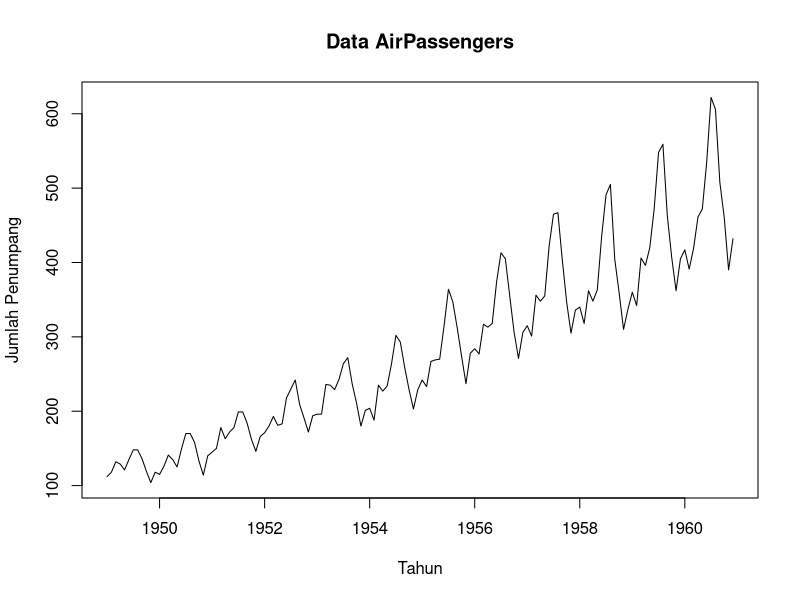
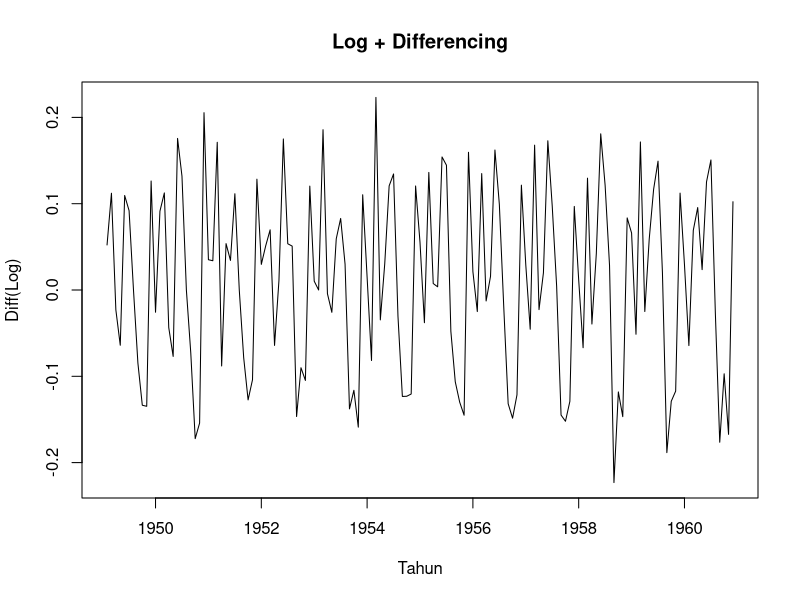
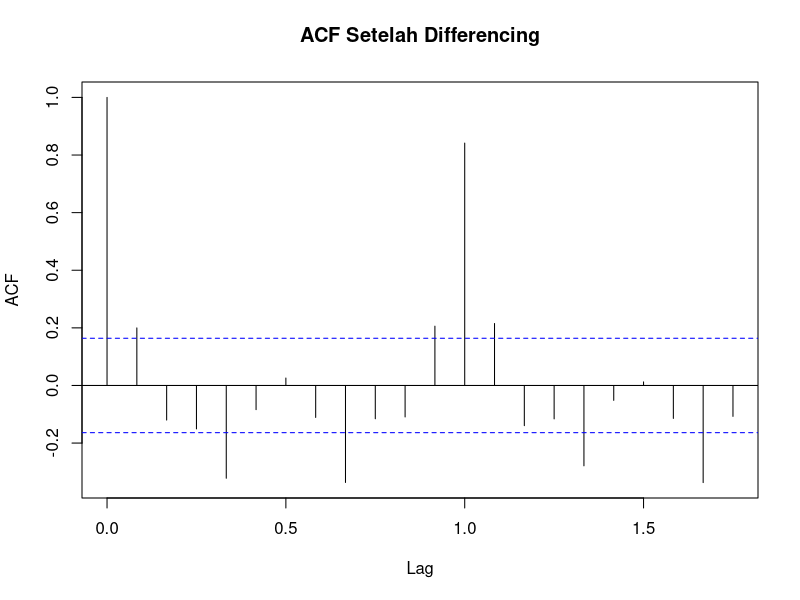
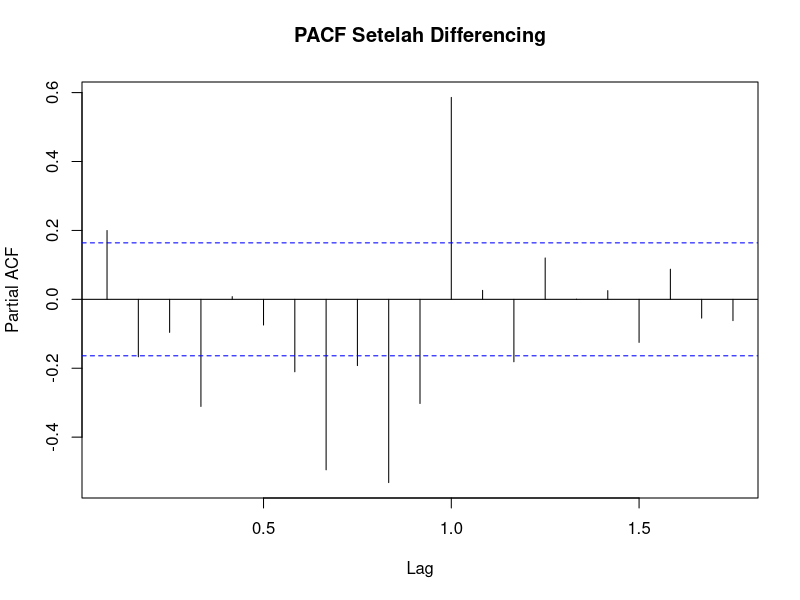
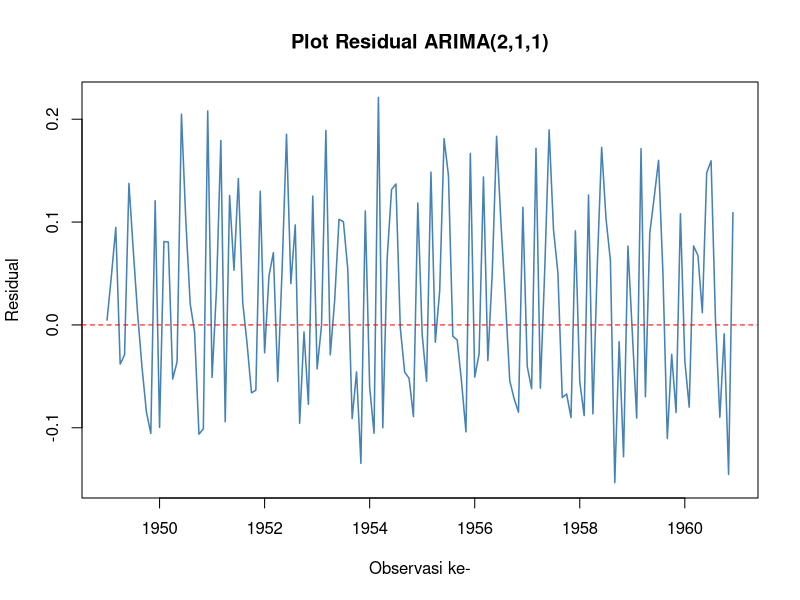
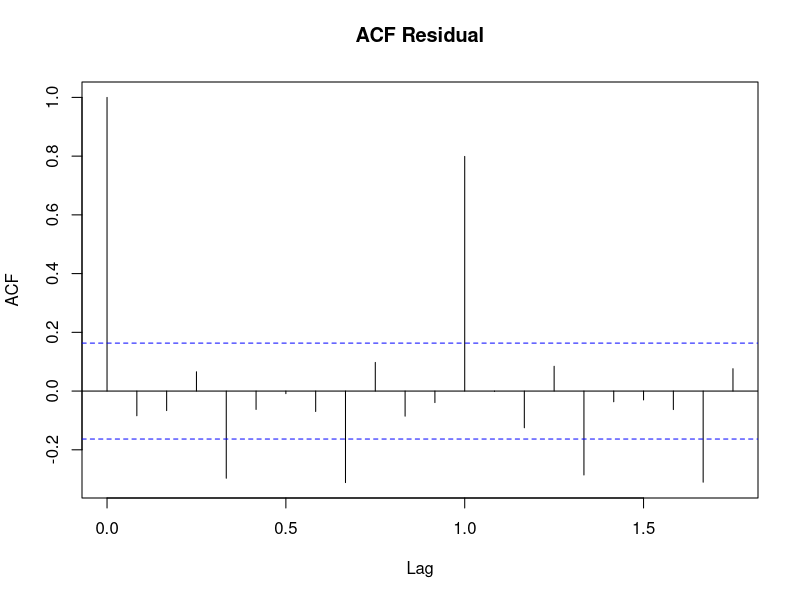
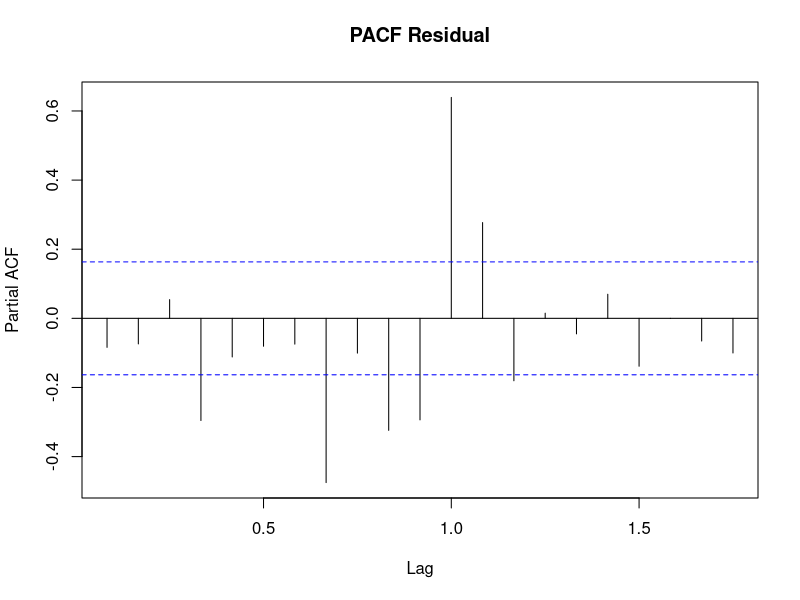
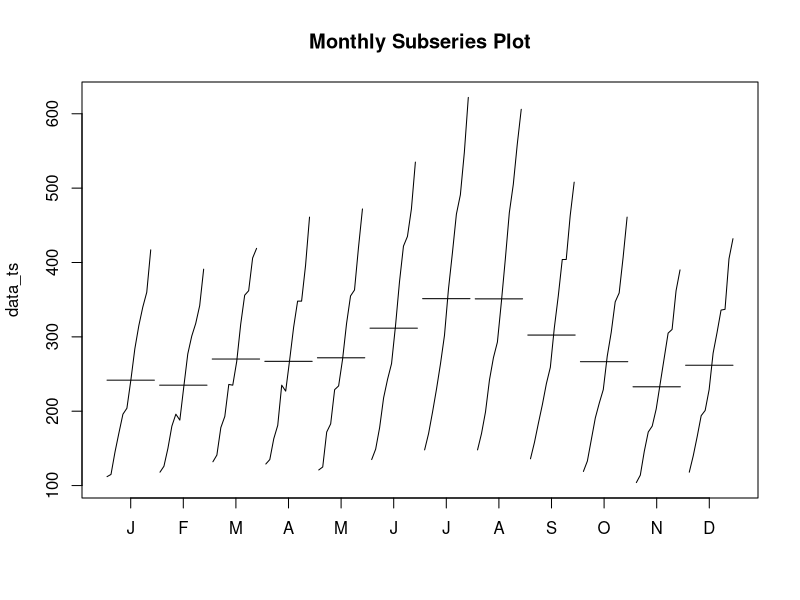

Recreate these plots in R, in order.
## ---- chunk 1
library(tseries)
library(forecast)

data_ts <- AirPassengers
## ---- chunk 2
# plot awal
plot(data_ts, main="Data AirPassengers", ylab="Jumlah Penumpang", xlab="Tahun")

adf.test(data_ts)

lambda <- BoxCox.lambda(data_ts)
cat("Lambda Box-Cox optimal:", lambda,"\n")
## ---- chunk 3
# Sebaiknya transformasi log dulu sebelum differencing
data_log  <- log(data_ts)
diff_log  <- diff(data_log)

plot(diff_log, main = "Log + Differencing", ylab = "Diff(Log)", xlab = "Tahun")
adf.test(diff_log)
## ---- chunk 4
acf(diff_log,  main = "ACF Setelah Differencing")
pacf(diff_log, main = "PACF Setelah Differencing")
## ---- chunk 5
model1 <- arima(data_log, order = c(1, 1, 0))
model2 <- arima(data_log, order = c(0, 1, 1))
model3 <- arima(data_log, order = c(2, 1, 1))

# Bandingkan AIC
AIC(model1, model2, model3)
# Pilih model dengan AIC terkecil

summary(model3)
## ---- chunk 6
res <- residuals(model3)

cat("Mean residual   :", round(mean(res), 6), "\n")
cat("Varians residual:", round(var(res),  4), "\n")
## ---- chunk 7
plot(res, type = "l", col = "steelblue", lwd = 1.5,
     main = "Plot Residual ARIMA(2,1,1)",
     ylab = "Residual", xlab = "Observasi ke-")
abline(h = 0, col = "red", lty = 2)
## ---- chunk 8
acf(res,  main = "ACF Residual")
pacf(res, main = "PACF Residual")
## ---- chunk 9
hasil_lb <- Box.test(res, lag = 10, type = "Ljung-Box")
print(hasil_lb)

if (hasil_lb$p.value > 0.05) {
  cat("p-value > 0.05 → Residual WHITE NOISE → Model ARIMA(2,1,1) LAYAK digunakan ✓\n")
} else {
  cat("p-value ≤ 0.05 → Masih ada autokorelasi → Pertimbangkan orde berbeda ✗\n")
}
## ---- chunk 10
monthplot(data_ts, main="Monthly Subseries Plot")

plot(decompose(data_ts))
## ---- chunk 11
log_ts <- log(data_ts)

diff_log_ts <- diff(diff(log_ts, lag = 12), lag = 1)

plot(diff_log_ts, main = "Data Setelah Log + Diff(1) + SDiff(12)")
adf.test(diff_log_ts)
## ---- chunk 12
acf(diff_log_ts,  lag.max = 48, main = "ACF - Identifikasi Q dan musiman Q")
pacf(diff_log_ts, lag.max = 48, main = "PACF - Identifikasi P dan musiman P")
## ---- chunk 13
# Beberapa kandidat model
smodel1 <- arima(log_ts, order = c(0,1,1), seasonal = list(order = c(0,1,1), period = 12))
smodel2 <- arima(log_ts, order = c(1,1,1), seasonal = list(order = c(0,1,1), period = 12))
smodel3 <- arima(log_ts, order = c(0,1,1), seasonal = list(order = c(1,1,1), period = 12))

# Bandingkan AIC
AIC(smodel1, smodel2, smodel3)
## ---- chunk 14
# Misalnya smodel1 terpilih
sres <- residuals(smodel1)

# Plot residual
plot(sres, main = "Residual SARIMA(0,1,1)(0,1,1)[12]")
abline(h = 0, col = "red", lty = 2)
## ---- chunk 15
# ACF PACF residual
acf(sres,  lag.max = 48, main = "ACF Residual SARIMA")
pacf(sres, lag.max = 48, main = "PACF Residual SARIMA")
## ---- chunk 16
# Uji Ljung-Box
Box.test(sres, lag = 24, type = "Ljung-Box")
## ---- chunk 17
# Normalitas residual
shapiro.test(sres)
hist(sres, main = "Histogram Residual", col = "lightblue", border = "white")
qqnorm(sres); qqline(sres, col = "red")
## ---- chunk 18
# Forecast 24 bulan ke depan (dalam skala log)
forecast_log <- forecast(smodel1, h = 24)

# Balik ke skala asli (karena sudah di-log)
forecast_ori <- forecast_log
forecast_ori$mean  <- exp(forecast_log$mean)
forecast_ori$lower <- exp(forecast_log$lower)
forecast_ori$upper <- exp(forecast_log$upper)

# Plot
plot(forecast_ori,
     main = "Forecast SARIMA - AirPassengers",
     ylab = "Jumlah Penumpang",
     xlab = "Tahun")
